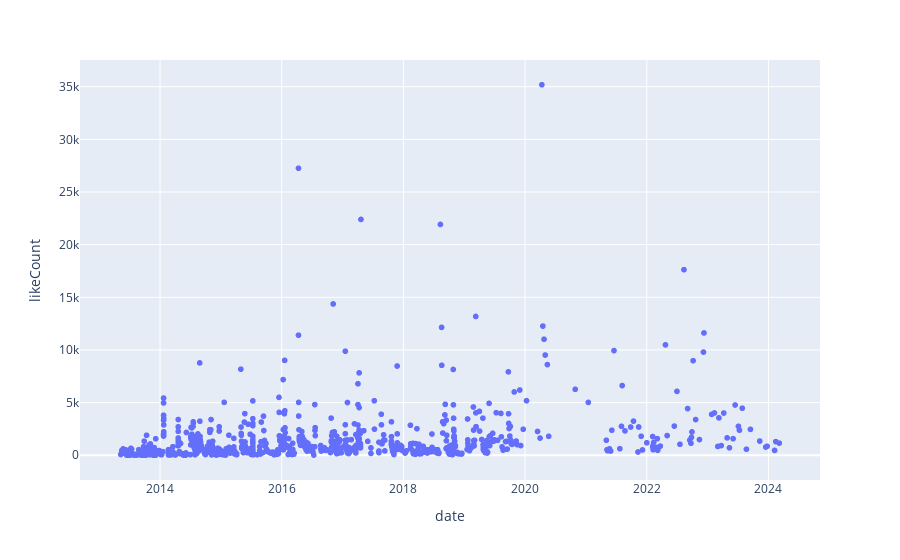

Notebook cell for this chart:
### Code cell
px.scatter()

### Figure 1 — Plotly figure (JSON) as saved in the notebook; plotly's stock layout.template omitted (floating-point values rounded to 4 significant figures; data arrays with more than 128 entries replaced by an {"elided": "..."} marker saying what was removed)
{"data": [{"hovertemplate": "date=%{x}<br>likeCount=%{y}<extra></extra>", "legendgroup": "", "marker": {"color": "#636efa", "symbol": "circle"}, "mode": "markers", "name": "", "showlegend": false, "type": "scattergl", "x": {"elided": "1223 str values"}, "xaxis": "x", "y": {"elided": "1223 int values"}, "yaxis": "y"}], "layout": {"legend": {"tracegroupgap": 0}, "margin": {"t": 60}, "xaxis": {"anchor": "y", "domain": [0, 1], "title": {"text": "date"}}, "yaxis": {"anchor": "x", "domain": [0, 1], "title": {"text": "likeCount"}}}}
